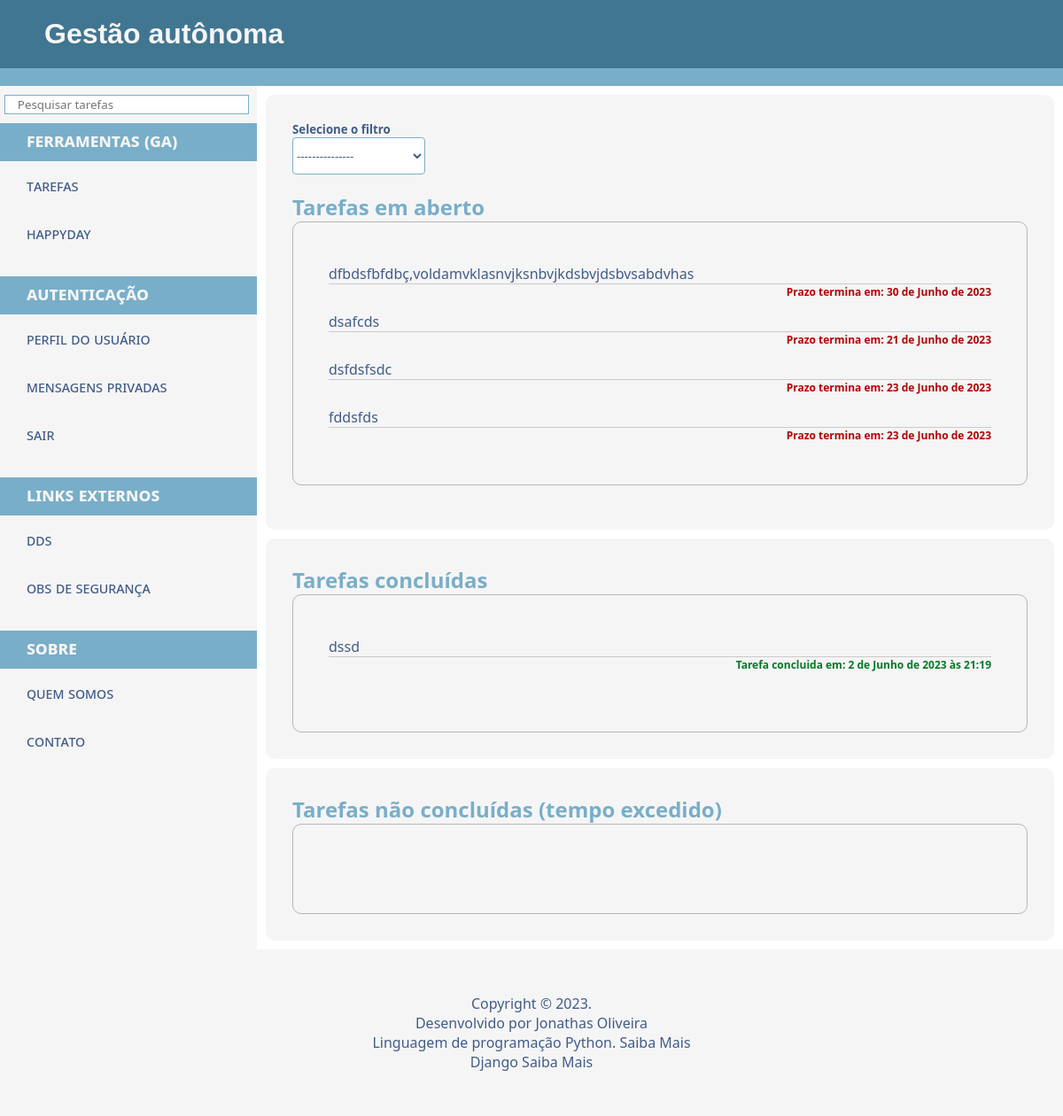
Page /list/ (signed in) on the earlier database version.
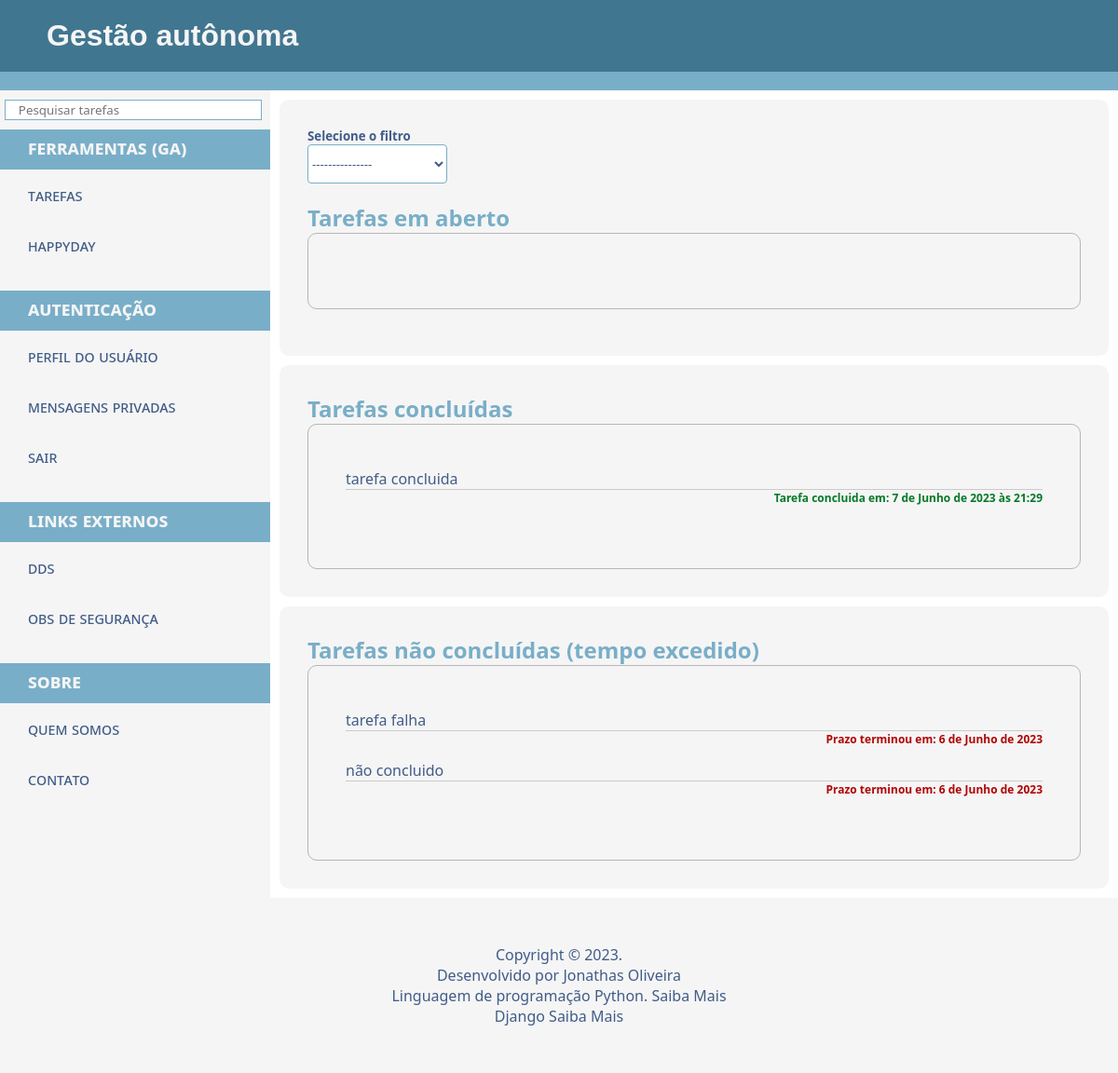
Same page on the later database version.
### tasks/models.py (models this page shows, shortened)
class Task(models.Model):
    STATUS = (('doing','Aberto'),('done' ,'Concluido'),('fail', 'Falha'))
    letra = (('all','Todas'),('a','A1'),('b','B2'),('c', 'C3'),('d', 'D4'),('e', 'E5'))
    title = models.CharField(max_length=100)
    description = models.TextField()
    Escala = models.CharField(max_length=10, choices=letra, default='all')
    done = models.CharField(max_length=7, choices=STATUS, default='doing')
    EndTime = models.DateField(blank=True, null=True)
    feedback = models.TextField(blank=True, null=True)
    created_task = models.DateTimeField(auto_now_add=True)
    updated_task = models.DateTimeField(auto_now=True)

### tasks/views.py (the view)
# urls.py: path('list/', views.taskList, name='task-list'),
@login_required
def taskList(request):
    search = request.GET.get('search')
    filter = request.GET.get('filter')
    if search:
        tasks_search = Task.objects.filter(title__icontains=search)
        return render(request, 'search.html', {'tasks_search': tasks_search, 'search_query': search})
    elif filter == 'all':
        tasks_search = Task.objects.all()
    elif filter:
        tasks_search = Task.objects.filter(Escala=filter)
        return render(request, 'list.html', {'tasks_search': tasks_search, 'search_query': filter})
    now = datetime.now()
    open_tasks_list = Task.objects.filter(EndTime__gte=now, done='doing').order_by('-created_task')
    closed_tasks_list = Task.objects.filter(done='done').order_by('-created_task')
    fail_tasks_list = Task.objects.filter(EndTime__lt=now, done='fail').order_by('-created_task')
    open_paginator = Paginator(open_tasks_list, 4)
    closed_paginator = Paginator(closed_tasks_list, 4)
    fail_paginator = Paginator(fail_tasks_list, 4)
    open_page = request.GET.get('open_page')
    closed_page = request.GET.get('closed_page')
    fail_page = request.GET.get('fail_page')
    open_tasks = open_paginator.get_page(open_page)
    closed_tasks = closed_paginator.get_page(closed_page)
    fail_tasks = fail_paginator.get_page(fail_page)
    return render(request, 'list.html', {'open_tasks': open_tasks, 'closed_tasks': closed_tasks, 'fail_tasks': fail_tasks})

### main/context_global.py (called while the page is built)
def pic_global(request):
    profile = None
    if request.user.is_authenticated:
        if UserProfile.objects.filter(user=request.user).exists():
            profile = UserProfile.objects.get(user=request.user)
    return {'profile': profile}

### tasks/templates/list.html (shortened to what this page needs)
{% extends 'base.html' %}
{% block main %}
<article>
    <div class="asideBox">
        <h5>Selecione o filtro</h5>
        <select name="filter" id="filter">
        <option value="">---------------</option>
        </select>
        <h1>Tarefas em aberto</h1>
        <div class="box-out">
            {% for task in open_tasks %}
                <li class="listtasks">
                    <p><a href="/{{ task.id }}">{{ task.title }}</a></p>
                    <h6 class="dateEnd">Prazo termina em: {{ task.EndTime }}</h6>
                </li>
            {% endfor %}
        </div>
    </div>
</article>
<article>
    <h1>Tarefas concluídas</h1>
    <div class="box-out">
        {% for task in closed_tasks %}
            <li class="listtasks">
                <p><a href="/{{ task.id }}">{{ task.title }}</a></p>
                <h6 class="date">Tarefa concluida em: {{ task.updated_task }}</h6>
            </li>
        {% endfor %}
    </div>
</article>
<article>
    <h1>Tarefas não concluídas (tempo excedido)</h1>
    <div class="box-out">
        {% for task in fail_tasks %}
            <li class="listtasks" data-escala="{{ task.escala }}">
                <p><a href="/{{task.id}}">{{task.title}}</a></p>
                <h6 class="dateEnd">Prazo terminou em: {{task.EndTime}}</h6>
            </li>
        {% endfor %}
    </div>
</article>
{% endblock %}

### main/templates/base.html (shortened to what this page needs)
{% load static %}
<!DOCTYPE html>
<html lang="pt-br">
<head>
    <link rel="stylesheet" href="{% static 'css/style.css' %}">
</head>
<body>
    <div class="container">
        <header>
            <h1>Gestão autônoma</h1>
        </header>
        <nav>
        </nav>
        <div class="content">
            <aside>
                <ul>
                  <form action="{% url 'task-list' %}" class="nav-form-right" id="search-form" method="GET">
                    <input type="search" placeholder="    Pesquisar tarefas" id="search" name="search" value="{{ request.GET.search }}">
                  </form>
                    <p>Ferramentas (GA)</p>
                    <a href="/">Tarefas</a>
                    <a href="{% url 'happy_day' %}">HappyDay</a>
                    <br>
                    <p>Autenticação</p>
                    {% if user.is_authenticated %}
                      <a href="{% url 'profile_user' %}">Perfil do Usuário</a>
                      <a href="{% url 'msg_private' %}">Mensagens Privadas</a>
                      <a href="{% url 'logout_user' %}">Sair</a>
                    {% else %}
                      <a href="{% url 'login_user' %}">Login</a>
                      <a href="{% url 'register_user' %}">Cadastro</a>
                    {% endif %}
                    <br>
                    <p>Links externos</p>
                    <a href="#">DDS</a>
                    <a href="#">Obs de segurança</a>
                    <br>
                    <p>Sobre</p>
                    <a href="#">Quem somos</a>
                    <a href="#">Contato</a>
                    <br>
                </ul>
            </aside>
            <main>
                {% block main %}
                {% endblock %}
            </main>
        </div>
        <footer>
            <p>Copyright &copy; 2023.</p>
            <p>Desenvolvido por Jonathas Oliveira</p>
            <p>Linguagem de programação Python. <a href="https://docs.python.org/3/" target="_blank" rel="noopener noreferrer">Saiba Mais</a> </p>
            <p>Django <a href="https://www.djangoproject.com/community/" target="_blank" rel="noopener noreferrer">Saiba Mais</a></p>
            </footer>
    </div>
</body>
</html>

### main/templates/static/css/style.css (style rules this page uses)
* { font-family: 'Segoe UI', Tahoma, Geneva, Verdana, sans-serif; padding: 0; margin: 0; color: #415C88; }
h1 { color: #79AEC8; }
body { display: flex; flex-direction: column; min-height: 100vh; background-color: white; }
.container { display: flex; flex-direction: column; flex: 1; }
.content { display: flex; }
header { flex-shrink: 0; width: 100%; height: auto; background-color: #417690; }
header > h1 { font-family: 'Gill Sans', 'Gill Sans MT', Calibri, 'Trebuchet MS', sans-serif, Helvetica, sans-serif; color: whitesmoke; padding: 20px 50px; }
nav { flex-shrink: 0; width: 100%; height: 20px; background-color: #79AEC8; }
aside { flex-basis: auto; padding: 0px; background-color: whitesmoke; transition: transform 0.3s ease; }
ul { background-color: whitesmoke; text-align: left; }
ul > p { width: 250px; padding: 5px 10px 10px 30px; background-color: #79AEC8; color: whitesmoke; font-variant-caps: all-petite-caps; font-weight: 600; font-size: 1.3em; }
ul > a { display: block; width: 70%; text-decoration: none; padding: 15px 20px 15px 30px; border-radius: 0px 40px 40px 0px; transition: background-color 0.3s ease; font-variant-caps: all-petite-caps; font-weight: 500; font-size: 1.1em; }
main { flex-basis: 100%; }
article { background-color: whitesmoke; border-radius: 10px; margin: 10px; padding: 30px; }
article p { text-align: center; }
.box-out { display: flex; flex-direction: column; align-items: center; padding: 40px; border: 1px solid rgba(0, 0, 0, 0.253); border-radius: 10px; }
.date { color: #057928; text-align: right; font-size: 12px; }
.dateEnd { text-align: right; color: #b10404; font-size: 12px; }
input, select { width: 100%; padding: 10px 0px; background-color: white; border: 1px solid #79AEC8; border-radius: 4px; margin-bottom: 20px; box-sizing: border-box; }
select { width: 150px; }
input[type="search"] { width: 95%; height: 20px; margin: 10px 5px; border-radius: 0px; box-sizing: border-box; }
.listtasks { display: block; width: 100%; margin: 5px 0px; padding: 2px 25px; }
.listtasks p { white-space: normal; word-break: break-word; font-size: 1em; text-align: left; border-bottom: 1px solid rgba(0, 0, 0, 0.178); }
p a { text-decoration: none; }
footer { flex-shrink: 0; text-align: center; background-color: whitesmoke; padding: 50px 0; }

Differences in the rows shown:
removed Task: title "dfbdsfbfdbç,voldamvklasnvjksnbvjkdsbvjdsbvsabdvhas", EndTime "30 de Junho de 2023", shown under "Tarefas em aberto"
removed Task: title "dsafcds", EndTime "21 de Junho de 2023", shown under "Tarefas em aberto"
removed Task: title "dsfdsfsdc", EndTime "23 de Junho de 2023", shown under "Tarefas em aberto"
removed Task: title "fddsfds", EndTime "23 de Junho de 2023", shown under "Tarefas em aberto"
removed Task: title "dssd", updated_task "2 de Junho de 2023 às 21:19", shown under "Tarefas concluídas"
added Task: title "tarefa concluida", updated_task "7 de Junho de 2023 às 21:29", shown under "Tarefas concluídas"
added Task: title "tarefa falha", EndTime "6 de Junho de 2023", shown under "Tarefas não concluídas (tempo excedido)"
added Task: title "não concluido", EndTime "6 de Junho de 2023", shown under "Tarefas não concluídas (tempo excedido)"
